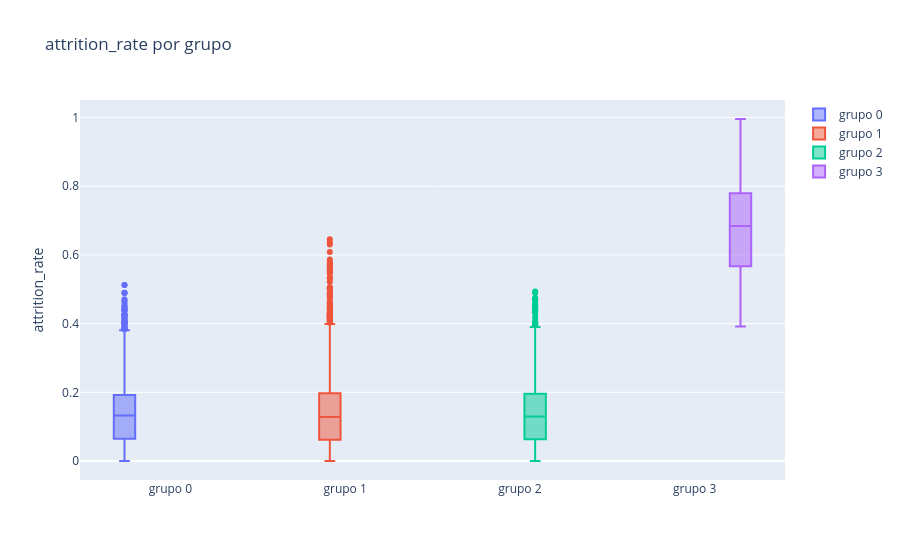

Notebook source saved alongside this figure:
### Code cell
"""cajas y bigotes de attrition_rate por grupo, la variable clave que pide el reto"""

fig_cajas = go.Figure()
for numero_grupo in range(k):
    fig_cajas.add_trace(go.Box(y=grupos[numero_grupo]["attrition_rate"], name="grupo " + str(numero_grupo)))
fig_cajas.update_layout(title="attrition_rate por grupo", yaxis_title="attrition_rate", boxmode="group")
fig_cajas.show()

### Figure 1 — Plotly figure (JSON) as saved in the notebook; plotly's stock layout.template omitted (floating-point values rounded to 4 significant figures; data arrays with more than 128 entries replaced by an {"elided": "..."} marker saying what was removed)
{"data": [{"name": "grupo 0", "type": "box", "y": {"elided": "2281 float values"}}, {"name": "grupo 1", "type": "box", "y": {"elided": "2149 float values"}}, {"name": "grupo 2", "type": "box", "y": {"elided": "1956 float values"}}, {"name": "grupo 3", "type": "box", "y": {"elided": "614 float values"}}], "layout": {"boxmode": "group", "title": {"text": "attrition_rate por grupo"}, "yaxis": {"title": {"text": "attrition_rate"}}}}
